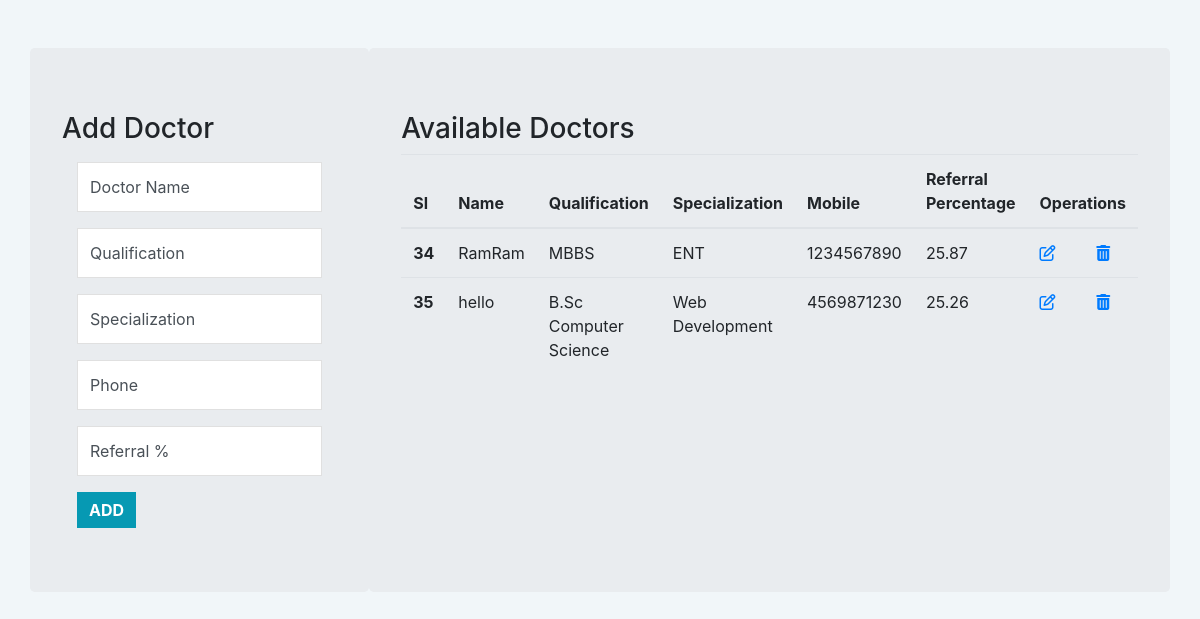
/doc.php, run on an earlier commit of the app's database.
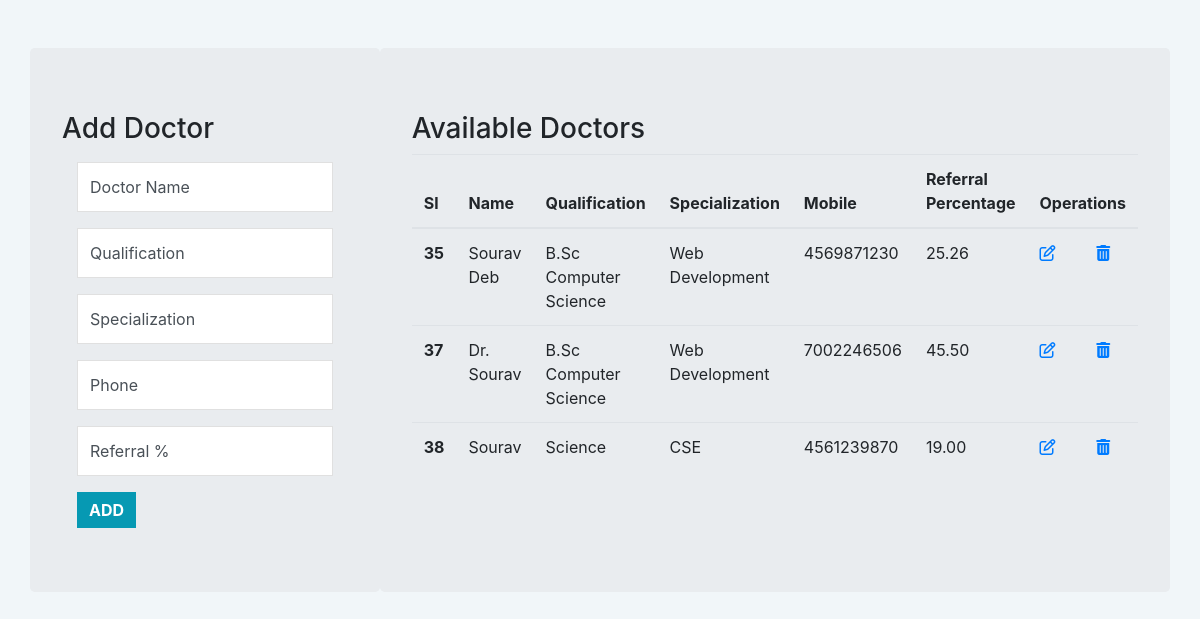
And on a later commit of the database.
### tables this page shows
CREATE TABLE `doctor` (
  `did` bigint(10) NOT NULL,
  `dname` varchar(50) NOT NULL,
  `mobile` bigint(10) NOT NULL,
  `quali` varchar(255) NOT NULL,
  `special` varchar(255) NOT NULL,
  `refcent` decimal(10,2) NOT NULL
);

### doc.php (the view, shortened to what the changed rows need)
<?php
   include 'assets/conn/conn.php';
?>
<!DOCTYPE html>
<html lang="en">
<head>
    <link rel="stylesheet" href="https://cdn.jsdelivr.net/npm/bootstrap@4.5.3/dist/css/bootstrap.min.css">
    <link rel="stylesheet" href="assets/css/style.css">
</head>
<body>
    <section>
        <div class="container my-5">
            <div class="row">
                <div class="col-md jumbotron doc-list ">
                    <table class="table ">
                        <thead>
                            <tr>
                                <th scope="col ">Sl</th>
                                <th scope="col ">Name</th>
                                <th scope="col ">Qualification</th>
                                <th scope="col ">Specialization</th>
                                <th scope="col ">Mobile</th>
                                <th scope="col ">Referral Percentage</th>
                                <th scope="col " colspan="2">Operations</th>
                            </tr>
                        </thead>
                        <tbody>
                        <?php
                            $selectquery = " select * from doctor ";
                            $query = mysqli_query($con,$selectquery);
                            while($res = mysqli_fetch_assoc($query)){
                            ?>
                                <tr>
                                    <th scope="row "><?php echo $res['did']; ?></th>
                                    <td><?php echo $res['dname']; ?></td>
                                    <td><?php echo $res['quali']; ?></td>
                                    <td><?php echo $res['special']; ?></td>
                                    <td><?php echo $res['mobile']; ?></td>
                                    <td><?php echo $res['refcent']; ?></td>
                                    <td><a href="assets/process/docUpdate.php?ids=<?php echo $res['did']?>&dn=<?php echo $res['dname']?>&qu=<?php echo $res['quali']?>&sp=<?php echo $res['special']?>&mb=<?php echo $res['mobile']?>&rc=<?php echo $res['refcent'] ?>"><i class="fa fa-edit" aria-hidden="true"></i></a></td>
                                    <td><a href="assets/process/docDel.php?ids=<?php echo $res['did']?>"><i class="fa fa-trash" aria-hidden="true"></i></a></td>
                                </tr>
                            <?php
                            }
                            ?>
                        </tbody>
                    </table>
                </div>
            </div>
    </section>
</body>
</html>

What changed in the data, as far as the page shows it:
removed doctor: did "34", dname "RamRam", quali "MBBS", special "ENT", mobile "1234567890", refcent "25.87"
changed doctor id 35: dname "hello" → "Sourav Deb"
added doctor: did "37", dname "Dr. Sourav", quali "B.Sc Computer Science", special "Web Development", mobile "7002246506", refcent "45.50"
added doctor: did "38", dname "Sourav", quali "Science", special "CSE", mobile "4561239870", refcent "19.00"
